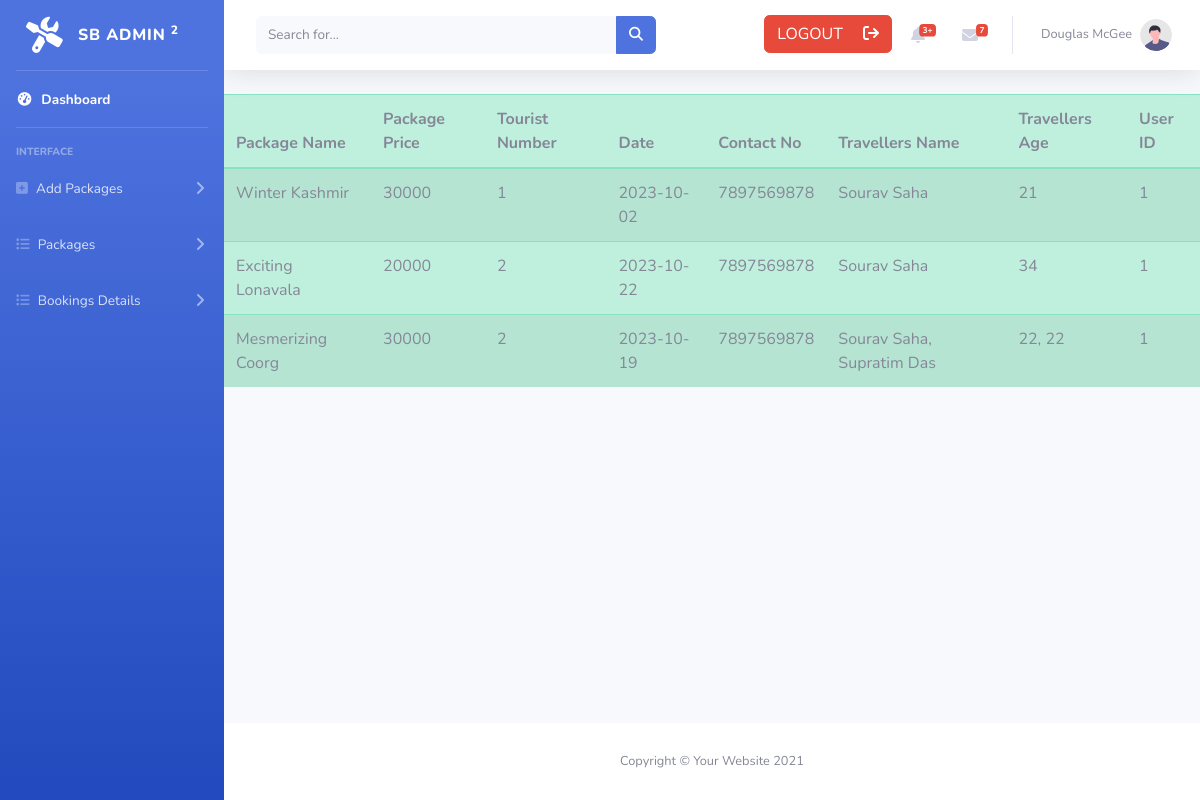
The page /admin/bookingsdetails.php (signed in) on the database its author committed.
### tables this page shows
CREATE TABLE `bookings_info` (
  `id` int(100) NOT NULL,
  `package_name` varchar(100) NOT NULL,
  `package_price` varchar(100) NOT NULL,
  `tourist_number` varchar(100) NOT NULL,
  `date` varchar(100) NOT NULL,
  `contact_no` varchar(100) NOT NULL,
  `traveller_name` varchar(100) NOT NULL,
  `traveller_age` varchar(100) NOT NULL,
  `user_id` varchar(100) NOT NULL
);

### admin/bookingsdetails.php (the view, shortened to what this page needs)
<!DOCTYPE html>
<html lang="en">
<head>
  <link href="assets/vendor/fontawesome-free/css/all.min.css" rel="stylesheet" type="text/css">
  <link href="assets/css/sb-admin-2.min.css" rel="stylesheet">
  <link rel="stylesheet" href="css files/liststyle.css">
</head>
<body id="page-top">
  <div id="wrapper">
    <?php include("include/sidebar.php");?>
    <div id="content-wrapper" class="d-flex flex-column">
      <div id="content">
        <?php include("include/topbar.php"); ?>
        <table class="table table-success table-striped">
          <thead>
            <tr>
              <th scope="col">Package Name</th>
              <th scope="col">Package Price</th>
              <th scope="col">Tourist Number</th>
              <th scope="col">Date</th>
              <th scope="col">Contact No</th>
              <th scope="col">Travellers Name</th>
              <th scope="col">Travellers Age</th>
              <th scope="col">User ID</th>
            </tr>
          </thead>
          <tbody>
            <?php
            $connect=mysqli_connect("localhost","root","","tour_and_travels");
            $row="SELECT * FROM bookings_info";
            $res=$connect->query($row);
            while($line=$res->fetch_assoc()){
            ?>
            <tr>
              <td><?php echo $line['package_name'] ?></td>
              <td><?php echo $line['package_price'] ?></td>
              <td><?php echo $line['tourist_number'] ?></td>
              <td><?php echo $line['date'] ?></td>
              <td><?php echo $line['contact_no'] ?></td>
              <td><?php echo $line['traveller_name'] ?></td>
              <td><?php echo $line['traveller_age'] ?></td>
              <td><?php echo $line['user_id'] ?></td>
            </tr>
            <?php
            } ?>
          </tbody>
        </table>
      </div>
      <?php include("include/footer.php") ?>
</body>
</html>

### rows shown on the page
bookings_info: package_name "Winter Kashmir", package_price "30000", tourist_number "1", date "2023-10-02", contact_no "7897569878", traveller_name "Sourav Saha", traveller_age "21", user "1"
bookings_info: package_name "Exciting Lonavala", package_price "20000", tourist_number "2", date "2023-10-22", contact_no "7897569878", traveller_name "Sourav Saha", traveller_age "34", user "1"
bookings_info: package_name "Mesmerizing Coorg", package_price "30000", tourist_number "2", date "2023-10-19", contact_no "7897569878", traveller_name "Sourav Saha, Supratim Das", traveller_age "22, 22", user "1"
